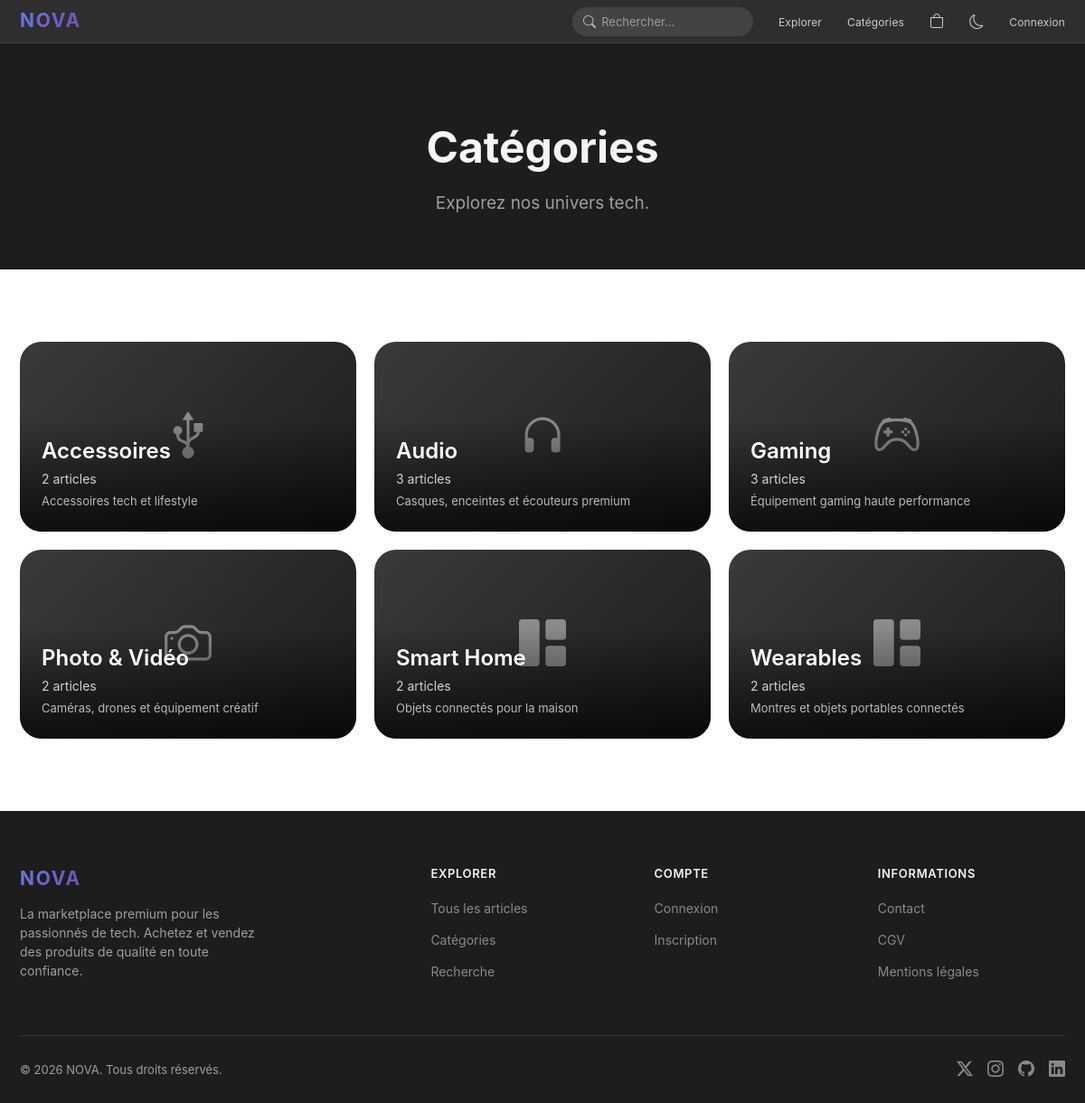
/categories.php, run on the app's committed database.
### tables this page shows
CREATE TABLE categories (
    id INT AUTO_INCREMENT PRIMARY KEY,
    nom VARCHAR(100) NOT NULL,
    description TEXT,
    image VARCHAR(255)
);

### categories.php (called while the page is built)
<?php
require __DIR__ . '/pages/public/categories.php';

### config/init.php (called while the page is built, shortened)
<?php
function sanitize(string $data): string {
    $clean = strip_tags(trim($data));
    $decoded = html_entity_decode($clean, ENT_QUOTES | ENT_HTML5, 'UTF-8');
    return htmlspecialchars($decoded, ENT_QUOTES | ENT_SUBSTITUTE, 'UTF-8');
}

### pages/public/categories.php (the view, shortened to what this page needs)
<?php
require_once 'config/init.php';
$stmt = $pdo->query("
    SELECT c.*, COUNT(a.id) as nb_articles
    FROM categories c
    LEFT JOIN articles a ON c.id = a.categorie_id
    GROUP BY c.id
    ORDER BY c.nom
");
$categories = $stmt->fetchAll();
function getCategoryIcon(string $name): string {
    $label = mb_strtolower($name);
    return match (true) {
        str_contains($label, 'gaming') => 'bi-controller',
        str_contains($label, 'audio') => 'bi-headphones',
        str_contains($label, 'smartphone'), str_contains($label, 'mobile') => 'bi-phone',
        str_contains($label, 'ordinateur'), str_contains($label, 'laptop') => 'bi-laptop',
        str_contains($label, 'photo'), str_contains($label, 'camera') => 'bi-camera',
        str_contains($label, 'accessoire') => 'bi-usb-symbol',
        default => 'bi-grid-1x2-fill'
    };
}
require_once 'includes/header.php';
?>
<div class="page-hero">
    <div class="container">
        <h1 class="fade-in">Catégories</h1>
        <p class="fade-in">Explorez nos univers tech.</p>
    </div>
</div>
<section class="section">
    <div class="container-wide">
        <div class="category-grid stagger-children">
            <?php foreach ($categories as $cat): ?>
            <a href="categorie.php?id=<?= $cat['id'] ?>" class="category-card">
                <?php if ($cat['image'] && file_exists("uploads/categories/{$cat['image']}")): ?>
                    <img src="uploads/categories/<?= sanitize($cat['image']) ?>" alt="<?= sanitize($cat['nom']) ?>">
                <?php else: ?>
                        <div class="category-fallback" aria-hidden="true">
                            <i class="bi <?= getCategoryIcon($cat['nom']) ?>"></i>
                        </div>
                <?php endif; ?>
                <div class="category-info">
                    <h3><?= sanitize($cat['nom']) ?></h3>
                    <p><?= $cat['nb_articles'] ?> article<?= $cat['nb_articles'] > 1 ? 's' : '' ?></p>
                    <?php if ($cat['description']): ?>
                        <p style="margin-top: 4px; font-size: 13px; opacity: 0.7;"><?= sanitize(substr($cat['description'], 0, 80)) ?></p>
                    <?php endif; ?>
                </div>
            </a>
            <?php endforeach; ?>
        </div>
    </div>
</section>
<?php require_once 'includes/footer.php'; ?>

### assets/css/style.css (style rules this page uses)
:root { --bg-primary: #ffffff; --bg-secondary: #f5f5f7; --bg-dark: #1d1d1f; --bg-card: #ffffff; --bg-glass: rgba(255, 255, 255, 0.72); --text-primary: #1d1d1f; --text-secondary: #6e6e73; --text-tertiary: #86868b; --text-inverse: #f5f5f7; --accent: #0071e3; --accent-hover: #0077ed; --accent-light: rgba(0, 113, 227, 0.08); --gradient-1: linear-gradient(135deg, #667eea 0%, #764ba2 100%); --gradient-2: linear-gradient(135deg, #f093fb 0%, #f5576c 100%); --gradient-3: linear-gradient(135deg, #4facfe 0%, #00f2fe 100%); --gradient-hero: linear-gradient(180deg, #1d1d1f 0%, #2d2d30 50%, #1d1d1f 100%); --success: #30d158; --warning: #ff9f0a; --danger: #ff453a; --shadow-sm: 0 2px 8px rgba(0, 0, 0, 0.04); --shadow-md: 0 4px 20px rgba(0, 0, 0, 0.08); --shadow-lg: 0 12px 40px rgba(0, 0, 0, 0.12); --shadow-xl: 0 20px 60px rgba(0, 0, 0, 0.16); --radius-sm: 12px; --radius-md: 18px; --radius-lg: 24px; --radius-xl: 30px; --radius-full: 980px; --font-family: -apple-system, BlinkMacSystemFont, 'SF Pro Display', 'SF Pro Text', 'Helvetica Neue', Helvetica, Arial, sans-serif; --nav-height: 48px; --container-width: 980px; --container-wide: 1200px; }
*, *::before, *::after { margin: 0; padding: 0; box-sizing: border-box; }
html { scroll-behavior: smooth; -webkit-font-smoothing: antialiased; -moz-osx-font-smoothing: grayscale; }
body { font-family: var(--font-family); font-size: 17px; line-height: 1.47; color: var(--text-primary); background: var(--bg-primary); overflow-x: hidden; }
a { color: var(--accent); text-decoration: none; transition: color 0.2s ease; }
.container { max-width: var(--container-width); margin: 0 auto; padding: 0 22px; }
.container-wide { max-width: var(--container-wide); margin: 0 auto; padding: 0 22px; }
.section { padding: 80px 0; }
body { padding-top: var(--nav-height); }
.category-card { position: relative; border-radius: var(--radius-lg); overflow: hidden; aspect-ratio: 16/9; display: flex; align-items: flex-end; text-decoration: none; transition: all 0.4s; }
.category-card::before { content: ''; position: absolute; inset: 0; background: linear-gradient(to top, rgba(0,0,0,0.7) 0%, transparent 60%); z-index: 1; }
.category-fallback { position: absolute; inset: 0; background: linear-gradient(135deg, #3a3a3c 0%, #1d1d1f 100%); display: flex; align-items: center; justify-content: center; }
.category-fallback i { font-size: 52px; color: rgba(255, 255, 255, 0.45); }
.category-card .category-info { position: relative; z-index: 2; padding: 24px; color: white; }
.category-card .category-info h3 { font-size: 24px; font-weight: 600; margin-bottom: 4px; }
.category-card .category-info p { font-size: 14px; opacity: 0.8; }
.category-grid { display: grid; grid-template-columns: repeat(auto-fill, minmax(300px, 1fr)); gap: 20px; }
.page-hero { background: var(--bg-dark); color: var(--text-inverse); text-align: center; padding: 80px 22px 60px; }
.page-hero h1 { font-size: clamp(28px, 4vw, 48px); font-weight: 700; margin-bottom: 12px; }
.page-hero p { color: rgba(245, 245, 247, 0.6); font-size: 19px; }
.fade-in { opacity: 0; transform: translateY(20px); transition: opacity 0.6s ease, transform 0.6s ease; }
.fade-in.visible { opacity: 1; transform: translateY(0); }
.stagger-children > * { opacity: 0; transform: translateY(20px); transition: opacity 0.5s ease, transform 0.5s ease; }
.stagger-children.visible > *:nth-child(1) { transition-delay: 0s; opacity: 1; transform: translateY(0); }
.stagger-children.visible > *:nth-child(2) { transition-delay: 0.1s; opacity: 1; transform: translateY(0); }
.stagger-children.visible > *:nth-child(3) { transition-delay: 0.2s; opacity: 1; transform: translateY(0); }
.stagger-children.visible > *:nth-child(4) { transition-delay: 0.3s; opacity: 1; transform: translateY(0); }
.stagger-children.visible > *:nth-child(5) { transition-delay: 0.4s; opacity: 1; transform: translateY(0); }
.stagger-children.visible > *:nth-child(6) { transition-delay: 0.5s; opacity: 1; transform: translateY(0); }

### data on the page
categories: nom "Accessoires", nb_articles "2", description "Accessoires tech et lifestyle"
categories: nom "Audio", nb_articles "3", description "Casques, enceintes et écouteurs premium"
categories: nom "Gaming", nb_articles "3", description "Équipement gaming haute performance"
categories: nom "Photo & Vidéo", nb_articles "2", description "Caméras, drones et équipement créatif"
categories: nom "Smart Home", nb_articles "2", description "Objets connectés pour la maison"
categories: nom "Wearables", nb_articles "2", description "Montres et objets portables connectés"

### other printed values
SITE_NAME "NOVA"
